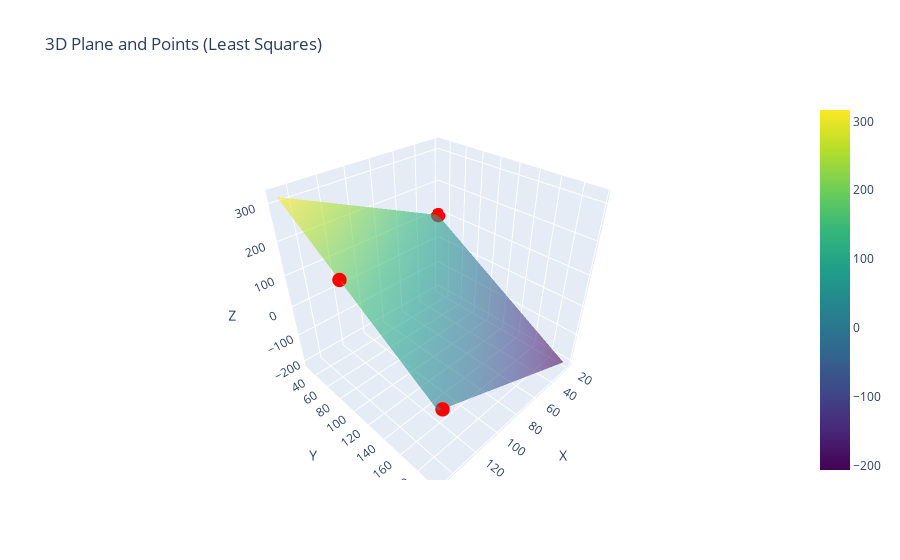

Notebook cell for this chart:
### Code cell
# Define the range for x and y to create the plane
x_range = np.linspace(min(x_coord), max(x_coord), 50)  # Use range of x from data
y_range = np.linspace(min(y_coord), max(y_coord), 50)  # Use range of y from data
X, Y = np.meshgrid(x_range, y_range)

# Calculate Z values using the plane equation: Z = beta_0 * X + beta_1 * Y + beta_2
Z = beta_rounded[0] * X + beta_rounded[1] * Y + beta_rounded[2]

# Create the figure and plot the surface + scatter points
fig = go.Figure()

# Add the surface plot of the plane
fig.add_trace(go.Surface(z=Z, x=X, y=Y, colorscale='Viridis', opacity=0.6))

# Add scatter plot of the random points
fig.add_trace(go.Scatter3d(x=x_coord, y=y_coord, z=z_coord, mode='markers', marker=dict(size=5, color='red')))

# Update layout with title and axis labels
fig.update_layout(
    title='3D Plane and Points (Least Squares)',
    scene=dict(
        xaxis_title='X',
        yaxis_title='Y',
        zaxis_title='Z',
    ),
)

# Show the plot
fig.show()  # Default behavior to open in your system's default browser

### Figure 1 — Plotly figure (JSON) as saved in the notebook; plotly's stock layout.template omitted (floating-point values rounded to 4 significant figures; data arrays with more than 128 entries replaced by an {"elided": "..."} marker saying what was removed)
{"data": [{"colorscale": [[0, "#440154"], [0.1111, "#482878"], [0.2222, "#3e4989"], [0.3333, "#31688e"], [0.4444, "#26828e"], [0.5556, "#1f9e89"], [0.6667, "#35b779"], [0.7778, "#6ece58"], [0.8889, "#b5de2b"], [1, "#fde725"]], "opacity": 0.6, "type": "surface", "x": {"elided": "50x50 float values"}, "y": {"elided": "50x50 float values"}, "z": {"elided": "50x50 float values"}}, {"marker": {"color": "red", "size": 5}, "mode": "markers", "type": "scatter3d", "x": [149.0, 21.0, 146.0], "y": [99.0, 29.0, 196.0], "z": [192.0, 91.0, 14.0]}], "layout": {"scene": {"xaxis": {"title": {"text": "X"}}, "yaxis": {"title": {"text": "Y"}}, "zaxis": {"title": {"text": "Z"}}}, "title": {"text": "3D Plane and Points (Least Squares)"}}}
